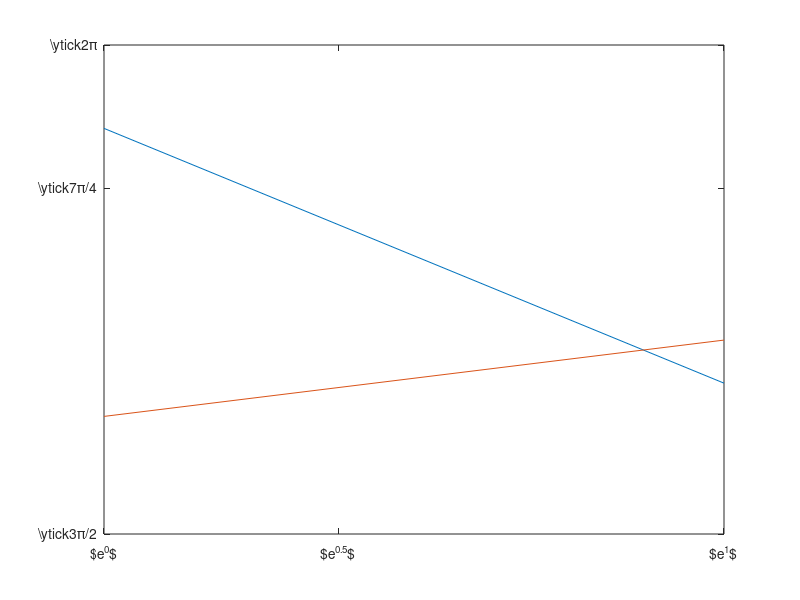

The MATLAB script that drew this image: (Note: this script raises an error after producing the figure.)
%% Preamble -- not to appear in userguide
hfig = figure;
set(hfig,'units','centimeters','NumberTitle','off','Name','ex11');
pos = get(hfig,'position');
set(hfig,'position',[pos(1:2),6,3]);
%% Everything below appears in userguide
plot([1 exp(1)],rand(2));
hax = gca;
set(hax,'xlim',[1 exp(1)],'xtick',[1 exp(0.5) exp(1)],...
  'xticklabel',{'$e^0$','$e^{0.5}$','$e^1$'});
set(hax,'ylim',[0 1],'ytick',[0 real(exp(-i*7*pi/4)) 1],...
  'yticklabel',{'\ytick{3\pi/2}','\ytick{7\pi/4}','\ytick{2\pi}'});
%% The following is excluded from userguide
matlabfrag('graphics/ex11');